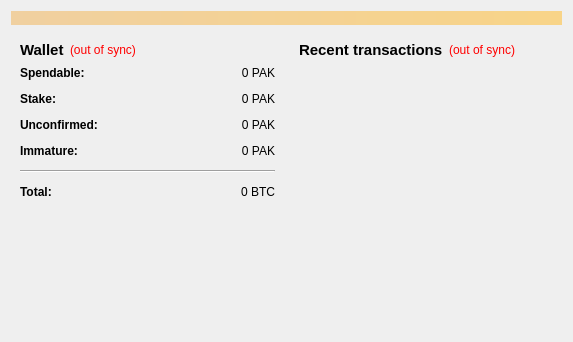
<?xml version="1.0" encoding="UTF-8"?>
<ui version="4.0">
 <class>OverviewPage</class>
 <widget class="QWidget" name="OverviewPage">
  <property name="geometry">
   <rect>
    <x>0</x>
    <y>0</y>
    <width>573</width>
    <height>342</height>
   </rect>
  </property>
  <property name="windowTitle">
   <string>Form</string>
  </property>
  <layout class="QVBoxLayout" name="topLayout">
   <item>
    <widget class="QLabel" name="labelAlerts">
     <property name="visible">
      <bool>false</bool>
     </property>
     <property name="styleSheet">
      <string notr="true">background-color: qlineargradient(x1: 0, y1: 0, x2: 1, y2: 0, stop:0 #F0D0A0, stop:1 #F8D488);  color:#000000
</string>
     </property>
     <property name="wordWrap">
      <bool>true</bool>
     </property>
     <property name="margin">
      <number>3</number>
     </property>
    </widget>
   </item>
   <item>
    <layout class="QHBoxLayout" name="horizontalLayout" stretch="1,1">
     <item>
      <layout class="QVBoxLayout" name="verticalLayout_2">
       <item>
        <widget class="QWidget" name="widget" native="true">
         <layout class="QVBoxLayout" name="verticalLayout_4">
          <item>
           <layout class="QHBoxLayout" name="horizontalLayout_4">
            <item>
             <widget class="QLabel" name="label_5">
              <property name="font">
               <font>
                <pointsize>11</pointsize>
                <weight>75</weight>
                <bold>true</bold>
               </font>
              </property>
              <property name="text">
               <string>Wallet</string>
              </property>
             </widget>
            </item>
            <item>
             <widget class="QLabel" name="labelWalletStatus">
              <property name="toolTip">
               <string>The displayed information may be out of date. Your wallet automatically synchronizes with the Pakcoin network after a connection is established, but this process has not completed yet.</string>
              </property>
              <property name="styleSheet">
               <string notr="true">QLabel { color: red; }</string>
              </property>
              <property name="text">
               <string notr="true">(out of sync)</string>
              </property>
              <property name="alignment">
               <set>Qt::AlignLeading|Qt::AlignLeft|Qt::AlignVCenter</set>
              </property>
             </widget>
            </item>
            <item>
             <spacer name="horizontalSpacer_2">
              <property name="orientation">
               <enum>Qt::Horizontal</enum>
              </property>
              <property name="sizeHint" stdset="0">
               <size>
                <width>40</width>
                <height>20</height>
               </size>
              </property>
             </spacer>
            </item>
           </layout>
          </item>
          <item>
           <layout class="QFormLayout" name="formLayout_2">
            <property name="fieldGrowthPolicy">
             <enum>QFormLayout::AllNonFixedFieldsGrow</enum>
            </property>
            <property name="horizontalSpacing">
             <number>12</number>
            </property>
            <property name="verticalSpacing">
             <number>12</number>
            </property>
            <item row="0" column="0">
             <widget class="QLabel" name="label">
              <property name="font">
               <font>
                <weight>75</weight>
                <bold>true</bold>
               </font>
              </property>
              <property name="text">
               <string>Spendable:</string>
              </property>
             </widget>
            </item>
            <item row="0" column="1">
             <widget class="QLabel" name="labelBalance">
              <property name="font">
               <font>
                <weight>50</weight>
                <bold>false</bold>
               </font>
              </property>
              <property name="cursor">
               <cursorShape>IBeamCursor</cursorShape>
              </property>
              <property name="toolTip">
               <string>Your current spendable balance</string>
              </property>
              <property name="text">
               <string notr="true">0 PAK</string>
              </property>
              <property name="alignment">
               <set>Qt::AlignRight|Qt::AlignTrailing|Qt::AlignVCenter</set>
              </property>
              <property name="textInteractionFlags">
               <set>Qt::LinksAccessibleByMouse|Qt::TextSelectableByKeyboard|Qt::TextSelectableByMouse</set>
              </property>
             </widget>
            </item>
            <item row="1" column="0">
             <widget class="QLabel" name="label_6">
              <property name="font">
               <font>
                <weight>75</weight>
                <bold>true</bold>
               </font>
              </property>
              <property name="text">
               <string>Stake:</string>
              </property>
             </widget>
            </item>
            <item row="1" column="1">
             <widget class="QLabel" name="labelStake">
              <property name="font">
               <font>
                <weight>50</weight>
                <bold>false</bold>
               </font>
              </property>
              <property name="cursor">
               <cursorShape>IBeamCursor</cursorShape>
              </property>
              <property name="toolTip">
               <string>Total of coins that was staked, and do not yet count toward the current balance</string>
              </property>
              <property name="text">
               <string notr="true">0 PAK</string>
              </property>
              <property name="alignment">
               <set>Qt::AlignRight|Qt::AlignTrailing|Qt::AlignVCenter</set>
              </property>
              <property name="textInteractionFlags">
               <set>Qt::LinksAccessibleByMouse|Qt::TextSelectableByKeyboard|Qt::TextSelectableByMouse</set>
              </property>
             </widget>
            </item>
            <item row="2" column="0">
             <widget class="QLabel" name="label_3">
              <property name="font">
               <font>
                <weight>75</weight>
                <bold>true</bold>
               </font>
              </property>
              <property name="text">
               <string>Unconfirmed:</string>
              </property>
             </widget>
            </item>
            <item row="2" column="1">
             <widget class="QLabel" name="labelUnconfirmed">
              <property name="font">
               <font>
                <weight>50</weight>
                <bold>false</bold>
               </font>
              </property>
              <property name="cursor">
               <cursorShape>IBeamCursor</cursorShape>
              </property>
              <property name="toolTip">
               <string>Total of transactions that have yet to be confirmed, and do not yet count toward the current balance</string>
              </property>
              <property name="text">
               <string notr="true">0 PAK</string>
              </property>
              <property name="alignment">
               <set>Qt::AlignRight|Qt::AlignTrailing|Qt::AlignVCenter</set>
              </property>
              <property name="textInteractionFlags">
               <set>Qt::LinksAccessibleByMouse|Qt::TextSelectableByKeyboard|Qt::TextSelectableByMouse</set>
              </property>
             </widget>
            </item>
            <item row="3" column="0">
             <widget class="QLabel" name="labelImmatureText">
              <property name="font">
               <font>
                <weight>75</weight>
                <bold>true</bold>
               </font>
              </property>
              <property name="text">
               <string>Immature:</string>
              </property>
             </widget>
            </item>
            <item row="3" column="1">
             <widget class="QLabel" name="labelImmature">
              <property name="font">
               <font>
                <weight>50</weight>
                <bold>false</bold>
               </font>
              </property>
              <property name="toolTip">
               <string>Mined balance that has not yet matured</string>
              </property>
              <property name="text">
               <string notr="true">0 PAK</string>
              </property>
              <property name="alignment">
               <set>Qt::AlignRight|Qt::AlignTrailing|Qt::AlignVCenter</set>
              </property>
              <property name="textInteractionFlags">
               <set>Qt::LinksAccessibleByMouse|Qt::TextSelectableByKeyboard|Qt::TextSelectableByMouse</set>
              </property>
             </widget>
            </item>
            <item row="4" column="0" colspan="2">
             <widget class="Line" name="line">
              <property name="orientation">
               <enum>Qt::Horizontal</enum>
              </property>
             </widget>
            </item>
            <item row="5" column="0">
             <widget class="QLabel" name="labelTotalText">
              <property name="font">
               <font>
                <weight>75</weight>
                <bold>true</bold>
               </font>
              </property>
              <property name="text">
               <string>Total:</string>
              </property>
             </widget>
            </item>
            <item row="5" column="1">
             <widget class="QLabel" name="labelTotal">
              <property name="font">
               <font>
                <weight>50</weight>
                <bold>false</bold>
               </font>
              </property>
              <property name="cursor">
               <cursorShape>IBeamCursor</cursorShape>
              </property>
              <property name="toolTip">
               <string>Your current total balance</string>
              </property>
              <property name="text">
               <string notr="true">0 BTC</string>
              </property>
              <property name="alignment">
               <set>Qt::AlignRight|Qt::AlignTrailing|Qt::AlignVCenter</set>
              </property>
              <property name="textInteractionFlags">
               <set>Qt::LinksAccessibleByMouse|Qt::TextSelectableByKeyboard|Qt::TextSelectableByMouse</set>
              </property>
             </widget>
            </item>
           </layout>
          </item>
         </layout>
        </widget>
       </item>
       <item>
        <spacer name="verticalSpacer">
         <property name="orientation">
          <enum>Qt::Vertical</enum>
         </property>
         <property name="sizeHint" stdset="0">
          <size>
           <width>20</width>
           <height>40</height>
          </size>
         </property>
        </spacer>
       </item>
      </layout>
     </item>
     <item>
      <layout class="QVBoxLayout" name="verticalLayout_3">
       <item>
        <widget class="QWidget" name="widget_2" native="true">
         <layout class="QVBoxLayout" name="verticalLayout">
          <item>
           <layout class="QHBoxLayout" name="horizontalLayout_2">
            <item>
             <widget class="QLabel" name="label_4">
              <property name="font">
               <font>
                <pointsize>11</pointsize>
                <weight>75</weight>
                <bold>true</bold>
               </font>
              </property>
              <property name="text">
               <string>&lt;b&gt;Recent transactions&lt;/b&gt;</string>
              </property>
             </widget>
            </item>
            <item>
             <widget class="QLabel" name="labelTransactionsStatus">
              <property name="toolTip">
               <string>The displayed information may be out of date. Your wallet automatically synchronizes with the Pakcoin network after a connection is established, but this process has not completed yet.</string>
              </property>
              <property name="styleSheet">
               <string notr="true">QLabel { color: red; }</string>
              </property>
              <property name="text">
               <string notr="true">(out of sync)</string>
              </property>
              <property name="alignment">
               <set>Qt::AlignRight|Qt::AlignTrailing|Qt::AlignVCenter</set>
              </property>
             </widget>
            </item>
            <item>
             <spacer name="horizontalSpacer">
              <property name="orientation">
               <enum>Qt::Horizontal</enum>
              </property>
              <property name="sizeHint" stdset="0">
               <size>
                <width>40</width>
                <height>20</height>
               </size>
              </property>
             </spacer>
            </item>
           </layout>
          </item>
          <item>
           <widget class="QListView" name="listTransactions">
            <property name="styleSheet">
             <string notr="true">QListView { background: transparent; }</string>
            </property>
            <property name="frameShape">
             <enum>QFrame::NoFrame</enum>
            </property>
            <property name="verticalScrollBarPolicy">
             <enum>Qt::ScrollBarAlwaysOff</enum>
            </property>
            <property name="horizontalScrollBarPolicy">
             <enum>Qt::ScrollBarAlwaysOff</enum>
            </property>
            <property name="selectionMode">
             <enum>QAbstractItemView::NoSelection</enum>
            </property>
           </widget>
          </item>
         </layout>
        </widget>
       </item>
      </layout>
     </item>
    </layout>
   </item>
  </layout>
 </widget>
 <resources/>
 <connections/>
</ui>
